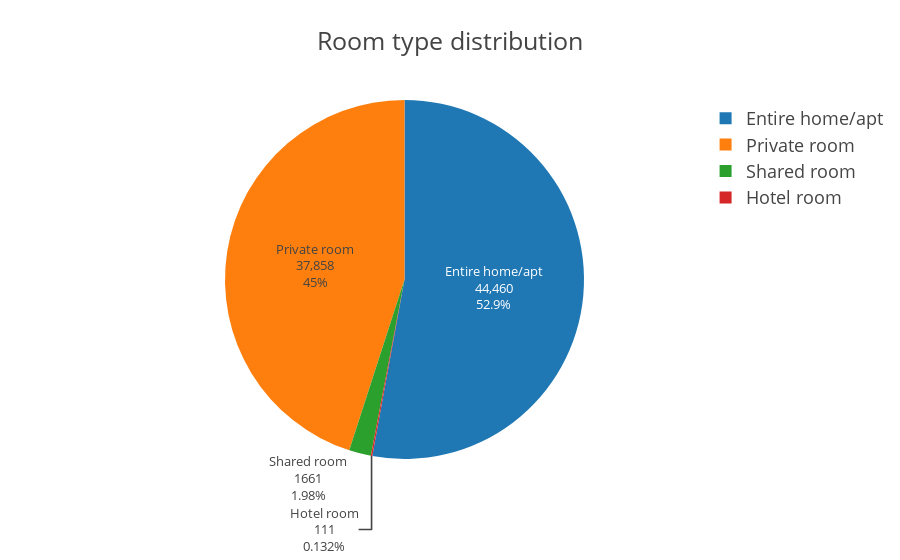

Write notebook code for a chart like this one.
### Code cell
room_type = data["room_type"].value_counts()
fig = px.pie(values=room_type.values,
          names=room_type.index,
          title="Room type distribution", template="presentation")
fig.update_traces(textinfo="label+percent+value", textfont_size=13)
fig.show()

### Figure 1 — Plotly figure (JSON) as saved in the notebook; plotly's stock layout.template omitted (floating-point values rounded to 4 significant figures)
{"data": [{"domain": {"x": [0, 1], "y": [0, 1]}, "hovertemplate": "label=%{label}<br>value=%{value}<extra></extra>", "labels": ["Entire home/apt", "Private room", "Shared room", "Hotel room"], "legendgroup": "", "name": "", "showlegend": true, "textfont": {"size": 13}, "textinfo": "label+percent+value", "type": "pie", "values": [44460, 37858, 1661, 111]}], "layout": {"legend": {"tracegroupgap": 0}, "title": {"text": "Room type distribution"}}}
